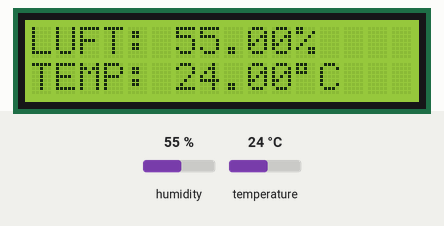
The program below on a simulated Arduino Uno, built with avr-gcc and run on an emulated ATmega328P. Parts: 16×2 character LCD. The inputs (shaded band) are chosen by the test bench; at power-on: humidity 55 %, temperature 24 °C.

Above: at 3.6 s.
3.7 s: humidity set to 22 %
At 4.5 s:
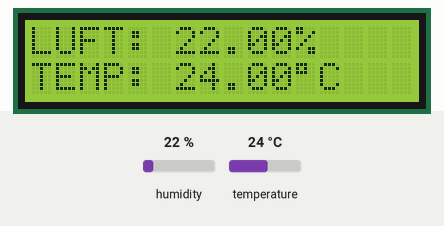
5.6 s: temperature set to 12 °C
At 6.8 s:
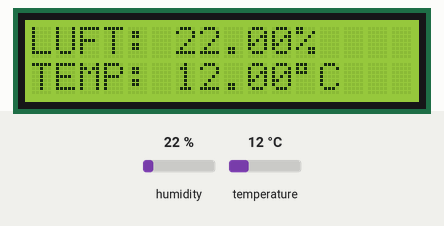
7.6 s: humidity set to 40 %
At 9.0 s:
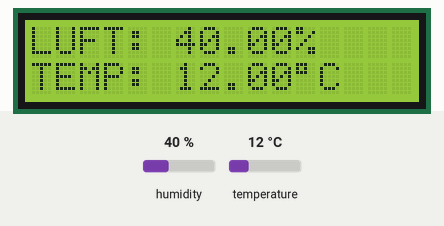
9.7 s: temperature set to 19 °C
At 11.3 s:
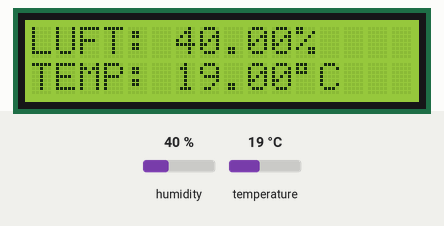
Timing chart, 0 to 12.7 s (numbered marks = the images above; inputs shaded):
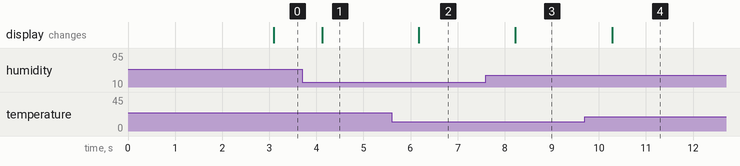

The program:

main.cpp
```cpp
#include <Arduino.h>
#include <../.pio/libdeps/uno/LiquidCrystal/src/LiquidCrystal.h>
#include <../.pio/libdeps/uno/SimpleDHT/SimpleDHT.h>

#define SensorPin 7

LiquidCrystal lcd(8, 9, 10, 11, 12, 13);
SimpleDHT11 dht11(SensorPin);

float temperature = 0;
float humidity = 0;
float temperature_old = 0;
float humidity_old = 0;


void setup()
{
  lcd.begin(16, 2);

  // wait to allow the DHT module to initialize fully
  lcd.print("Lade...");
  delay(2000);
}

void loop()
{
  delay(1000);

  // get temperatrue and humidity
  // also ignore all errors
  dht11.read2(&temperature, &humidity, NULL);

  if (humidity == humidity_old && temperature == temperature_old) return; // only update screen if needed
  humidity_old = humidity;
  temperature_old = temperature;

  // print to display
  lcd.clear();
  lcd.print("LUFT: " + String((float)humidity) + "%");
  lcd.setCursor(0, 1);
  lcd.print("TEMP: " + String((float)temperature) + (char)223 + "C");
}
```

Measured:
- after the input at 3.7 s, the display: changes after 0.42 s (image 1)
- after the input at 5.6 s, the display: changes after 0.57 s (image 2)
- after the input at 7.6 s, the display: changes after 0.63 s (image 3)
- after the input at 9.7 s, the display: changes after 0.58 s (image 4)
